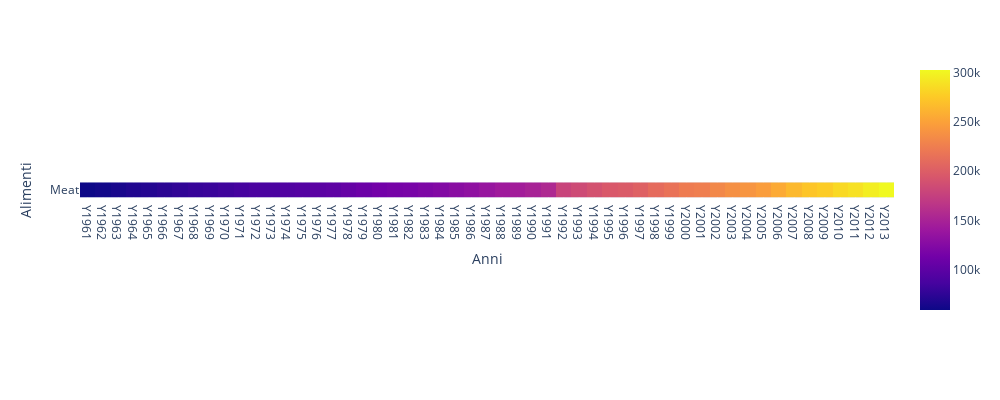

Notebook source saved alongside this figure:
### Code cell
fig = px.imshow(meat_tff, width=1000, height=400)
fig.update_xaxes(title='Anni')
fig.update_yaxes(title='Alimenti')
fig.show()

### Figure 1 — Plotly figure (JSON) as saved in the notebook; plotly's stock layout.template omitted (floating-point values rounded to 4 significant figures)
{"data": [{"coloraxis": "coloraxis", "hovertemplate": "x: %{x}<br>Item_Name: %{y}<br>color: %{z}<extra></extra>", "name": "0", "type": "heatmap", "x": ["Y1961", "Y1962", "Y1963", "Y1964", "Y1965", "Y1966", "Y1967", "Y1968", "Y1969", "Y1970", "Y1971", "Y1972", "Y1973", "Y1974", "Y1975", "Y1976", "Y1977", "Y1978", "Y1979", "Y1980", "Y1981", "Y1982", "Y1983", "Y1984", "Y1985", "Y1986", "Y1987", "Y1988", "Y1989", "Y1990", "Y1991", "Y1992", "Y1993", "Y1994", "Y1995", "Y1996", "Y1997", "Y1998", "Y1999", "Y2000", "Y2001", "Y2002", "Y2003", "Y2004", "Y2005", "Y2006", "Y2007", "Y2008", "Y2009", "Y2010", "Y2011", "Y2012", "Y2013"], "xaxis": "x", "y": ["Meat"], "yaxis": "y", "z": [[59002, 61509, 64876, 68020, 69916, 73078, 76205, 78736, 80563, 83149, 86275, 88928, 89322, 92733, 94694, 98706, 100789, 104844, 109336, 113662, 115827, 116993, 120034, 123235, 128228, 132006, 137101, 142232, 144740, 149410, 155022, 178159, 183742, 189669, 195309, 197298, 202334, 210479, 215775, 222962, 224749, 231873, 237737, 241283, 246752, 255247, 265033, 272519, 276704, 284083, 288486, 296447, 302495]]}], "layout": {"coloraxis": {"colorscale": [[0, "#0d0887"], [0.1111, "#46039f"], [0.2222, "#7201a8"], [0.3333, "#9c179e"], [0.4444, "#bd3786"], [0.5556, "#d8576b"], [0.6667, "#ed7953"], [0.7778, "#fb9f3a"], [0.8889, "#fdca26"], [1, "#f0f921"]]}, "height": 400, "margin": {"t": 60}, "width": 1000, "xaxis": {"anchor": "y", "constrain": "domain", "domain": [0, 1], "scaleanchor": "y", "title": {"text": "Anni"}}, "yaxis": {"anchor": "x", "autorange": "reversed", "constrain": "domain", "domain": [0, 1], "title": {"text": "Alimenti"}}}}
